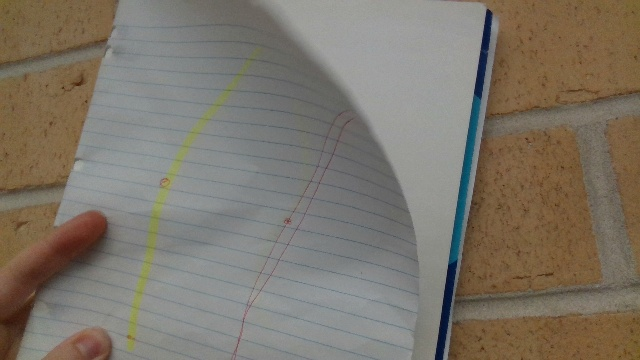
#> input picture test-code/camera.jpg, 640 x 360 px
$ python vision-sliding-box-test.py   (older library calls are emulated)
#> lines starting #> are read from the running program, lines starting #| are printed output that depends on the picture; after the words box and inside, x2 and y2 are one past the last pixel; in counts of white or black regions, pixels touching at a corner belong together
import pyrealsense2 as rs
import numpy as np
import cv2

"""#Depth and color streams
pipeline = rs.pipeline()
config = rs.config()
config.enable_stream(rs.stream.depth, 1280, 720, rs.format.z16, 30) #enable_stream(source, width, height, format, fps)
config.enable_stream(rs.stream.color, 1280, 720, rs.format.bgr8, 30) #Intel resources say 1280 & 720 is best for the depth calculations, then you want to downsize it later)
pipeline.start(config)
"""

# Initial Lower HSV threshold values(To be tuned later)
lh = 0
ls = 0
lv = 0

# Initial Upper HSV threshold values (to be tunes later)
uh = 180
us = 255
uv = 255

#Empty coefficients list for first run
coefficients = []

class Threshold_manager:
    def __init__(self, lh, ls, lv, uh, us, uv):
        self.threshold_low = (lh,ls,lv)
        self.threshold_high = (uh,us,uv)

    def get_low(self):
        return self.threshold_low

    def get_high(self):
        return self.threshold_high

class Threshold_manager_debug:
    def __init__(self):
        self.lh = 22
        self.uh = 68
        self.ls = 53
        self.us = 107
        self.lv = 114
        self.uv = 254

    def on_low_H_thresh_trackbar(self, val):
        self.lh = val
    def on_high_H_thresh_trackbar(self, val):
        self.uh = val
    def on_low_S_thresh_trackbar(self, val):
        self.ls = val
    def on_high_S_thresh_trackbar(self, val):
        self.us = val
    def on_low_V_thresh_trackbar(self, val):
        self.lv = val
    def on_high_V_thresh_trackbar(self, val):
        self.uv = val

    def get_low(self):
        return (self.lh, self.ls, self.lv)
    def get_high(self):
        return (self.uh, self.us, self.uv)

threshold_values = Threshold_manager(lh, ls, lv, uh, us, uv)
debug = True
if debug:
    import matplotlib.pyplot as plt
    threshold_values = Threshold_manager_debug()
    cv2.namedWindow("Threshold")

    cv2.createTrackbar("low hue", "Threshold", 0, 180, threshold_values.on_low_H_thresh_trackbar)
    cv2.createTrackbar("high  hue", "Threshold", 0, 180, threshold_values.on_high_H_thresh_trackbar)
    cv2.createTrackbar("low sat", "Threshold", 0, 255, threshold_values.on_low_S_thresh_trackbar)
    cv2.createTrackbar("high  sat", "Threshold", 0, 255, threshold_values.on_high_S_thresh_trackbar)
    cv2.createTrackbar("low val", "Threshold", 0, 255, threshold_values.on_low_V_thresh_trackbar)
    cv2.createTrackbar("high  val", "Threshold", 0, 255, threshold_values.on_high_V_thresh_trackbar)


#In a dodgy try/catch so on exit (i.e. Ctrl-C) will still run the pipeline.close()
try:
    while True:
        """#Wait for a coherent pair of depth & color frames
        #According to internet (implement later), should make sure takes picture from left camera
        frames = pipeline.wait_for_frames()
        depth_frame = frames.get_depth_frame()
        color_frame = frames.get_color_frame()
        if not depth_frame or not color_frame:
            continue #(Yikes - at some point should probably time how long it takes to get frames, move it into it's own thread if it's IO heavy)

        #Convert images to numpy arrays and resize them
        depth_image = cv2.resize(np.asanyarray(depth_frame.get_data()), (640, 360), interpolation=cv2.INTER_NEAREST)
        color_image = cv2.resize(np.asanyarray(color_frame.get_data()), (640, 360), interpolation=cv2.INTER_NEAREST)
        """
        color_image = cv2.imread('camera.jpg',1)
#> color_image is the input picture: shape (360, 640, 3); mean B, G, R 106.1, 117.4, 124.9

        #Process image:
        #Convert from RGB to HSV & threshold
        hsv_image = cv2.cvtColor(color_image, cv2.COLOR_BGR2HSV)
#> hsv_image: shape (360, 640, 3); mean H, S, V 44.1, 51.5, 127.4
        #threshold_image = cv2.inRange(hsv_image, threshold_values.get_low(), threshold_values.get_high())
        threshold_image = cv2.inRange(hsv_image, (20,22,83), (57,134,171))
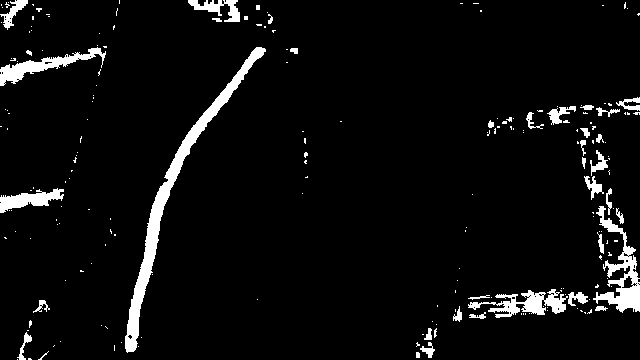
#> threshold_image: shape (360, 640); 5.3% white; 206 white regions (168 under 20 px), largest, box (x1, y1, x2, y2) and area: (125, 47, 266, 353) 3592, (593, 206, 640, 313) 1633, (468, 289, 568, 318) 1207

        if debug:
            # create trackbars for Upper  and Lower HSV

            font = cv2.FONT_HERSHEY_SIMPLEX

            cv2.imshow("Threshold", threshold_image)
            cv2.imshow("Raw input", color_image)
            edges = cv2.Canny(threshold_image, 100, 200)
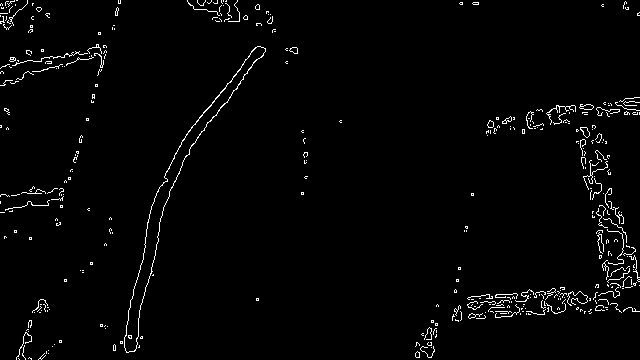
#> edges: shape (360, 640); 2.1% white in thin lines or dots
            (_, contours, _) = cv2.findContours(edges, cv2.RETR_LIST, cv2.CHAIN_APPROX_NONE)
#> contours = 435 contours, 421 with area under 20; largest, box (x1, y1, x2, y2) and area: (124, 46, 266, 353) 3644, (124, 46, 266, 353) 3547, (580, 127, 590, 138) 56, (580, 127, 590, 138) 52, (579, 104, 594, 110) 50
            #Filter contours
            final_contours = []
            for contour in contours:
                area = cv2.contourArea(contour)
                if area > 750 and area < 80000:
                    perimeter = cv2.arcLength(contour, True)
                    if perimeter > 500 and perimeter < 1500:
                        #Is supposed to approximate the area, but just kinda makes everything go funny
                        #approx_contour = cv2.approxPolyDP(contour, 0.01*perimeter, True)
                        final_contours.append(contour)
#> this loop made 435 passes
#> (area, perimeter) on passes 363 to 364: (3547, 749), (3643.5, 751.6)
#> area on passes 6, 47, 53: 20, 22, 22.5
#> after the loop, final_contours = 2 contours; box (x1, y1, x2, y2) and area: (124, 46, 266, 353) 3644, (124, 46, 266, 353) 3547
            contour_image = cv2.drawContours(color_image, final_contours, -1, (255,255,0),2)
            cv2.imshow("CANNY", edges)
            cv2.imshow("Contours", contour_image)
            if len(final_contours) > 0:
                final_contours.sort(key=lambda x: cv2.contourArea(x), reverse=True)
                bins = [[] for x in range(10)]
                fraction = int(len(color_image)/10)
#> fraction = 36
                for point in final_contours[0]:
                    bins[int(point[0][1]/fraction)].append(point[0])
#> this loop made 641 passes
#> point on passes 1 to 3: [[257, 46]], [[256, 47]], [[255, 47]]
                midpoints = []
                for contour in bins:
                    contour = np.array(contour, dtype=np.int32).reshape((-1,1,2))
                    contour = cv2.convexHull(contour, False)
                    contour_image = cv2.drawContours(color_image, [contour], -1, (255, 0, 255), 2)
                    moments = cv2.moments(contour)
                    if moments["m00"] != 0:
                        midpoints.append((int(moments["m10"] / moments["m00"]), int(moments["m01"] / moments["m00"])))
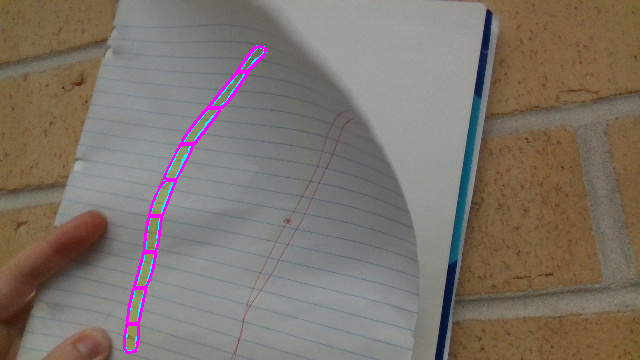
#> color_image: shape (360, 640, 3); mean B, G, R 107.9, 116.4, 125.7
#> after the loop, midpoints = [(252, 58), (228, 90), (200, 125), (178, 161), (161, 197), (152, 233), (145, 269), (135, 305), (130, 337)]
                for line in range(len(midpoints)-1):
                    contour_image = cv2.line(contour_image, midpoints[line], midpoints[line+1], (0,255,255), 2)
#> this loop made 8 passes
#> pass 1, `contour_image = cv2.line(contour_image, midpoints[line], midpoints[lin..`:
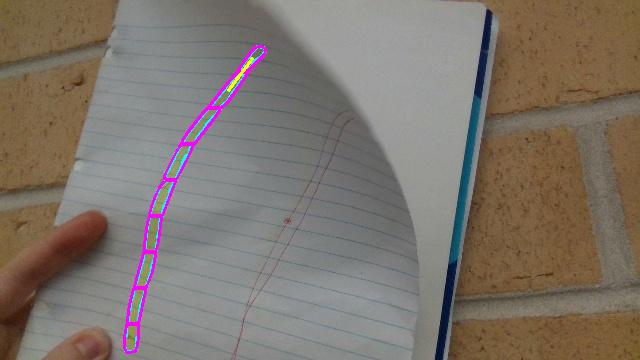
#> contour_image: shape (360, 640, 3); mean B, G, R 107.8, 116.5, 125.8
#> pass 2, `contour_image = cv2.line(contour_image, midpoints[line], midpoints[lin..`:
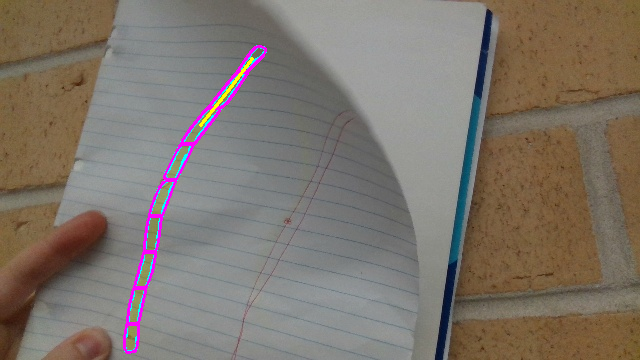
#> contour_image: shape (360, 640, 3); 0.06% of pixels changed, all inside (x1, y1, x2, y2) = (199, 90, 229, 127)
#> pass 3, `contour_image = cv2.line(contour_image, midpoints[line], midpoints[lin..`:
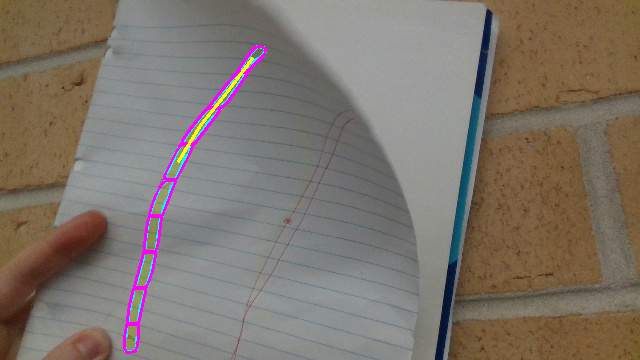
#> contour_image: shape (360, 640, 3); 0.06% of pixels changed, all inside (x1, y1, x2, y2) = (177, 126, 201, 163)
#> after the loop:
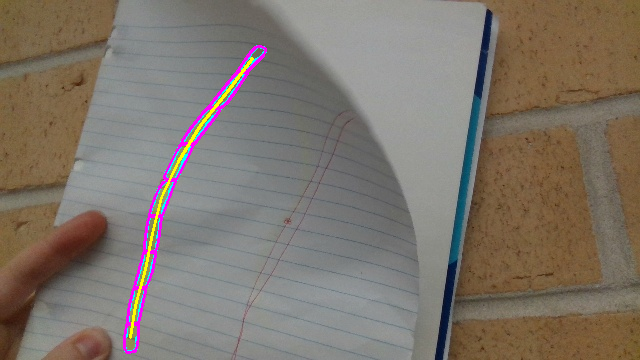
#> contour_image: shape (360, 640, 3); 0.22% of pixels changed, all inside (x1, y1, x2, y2) = (129, 162, 179, 339)
                cv2.imshow("dfe", contour_image)
            """images = []
            for i in range(10):
                edges = cv2.Canny(np.array(threshold_image[fraction*i, fraction*(i+1)]), 100, 200)
                (_, contours, _) = cv2.findContours(edges, cv2.RETR_LIST, cv2.CHAIN_APPROX_SIMPLE)
                cv2.imshow("{} canny".format(i), edges)
                canny_output = cv2.drawContours(color_image[fraction*i:fraction*(i+1)], contours, -1, (255,255,0),10)
                cv2.imshow("{} section".format(i), canny_output)
                images.append(canny_output)
            cv2.imshow('Contours', np.vstack(images))"""
            cv2.waitKey(1)
finally:
    #cv2.imwrite("camera.jpg", color_image)
    #pipeline.stop()
    pass
